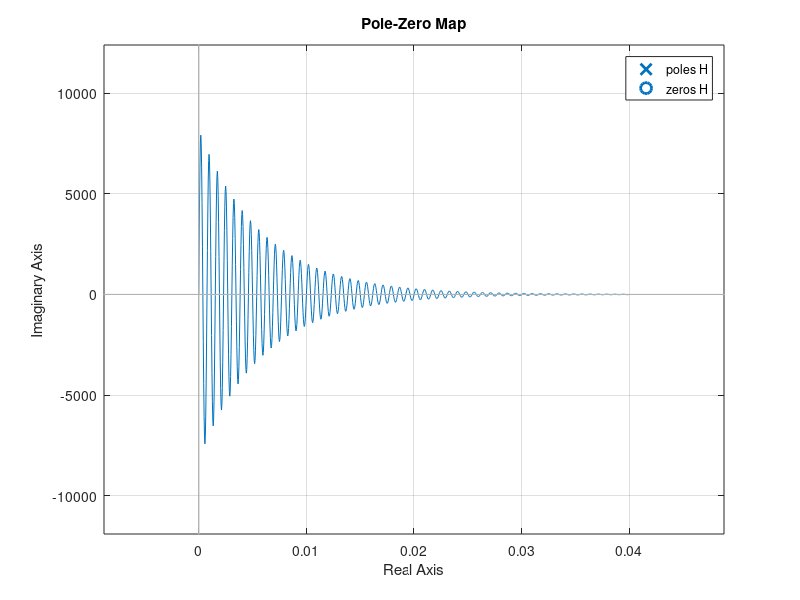
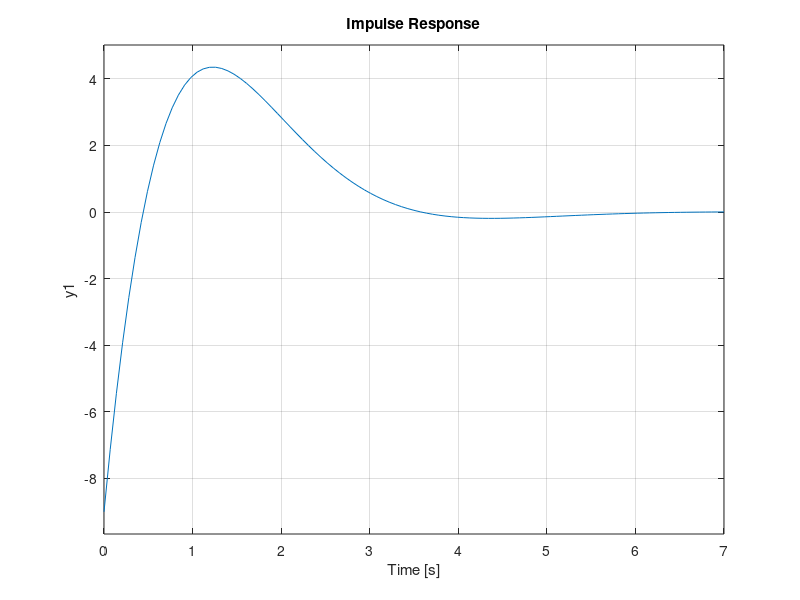
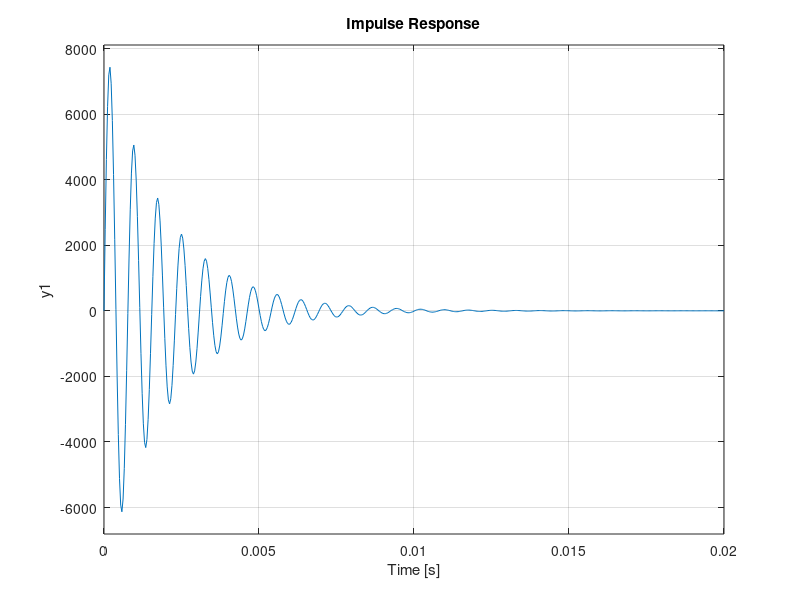
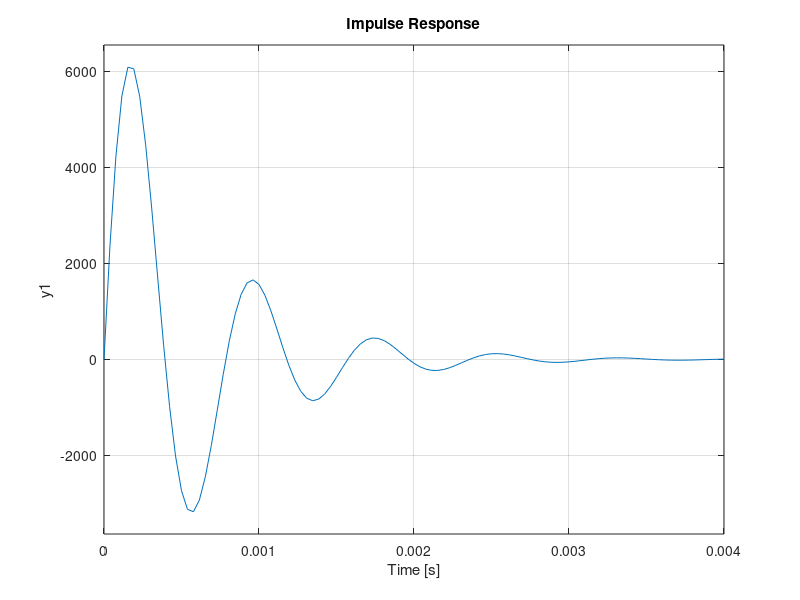

MATLAB code to generate these figures, in order:
%% Exercise 1
H = tf([1 3],[1 4 3]);
[p,z] = pzmap(H);
figure(1);
pzmap(H);
figure(2);
impulse(H);
%% Exercise 2
H = tf([1 -7 12],[1 3 1 -5]);
[p,z] = pzmap(H);
figure(1);
pzmap(H);
figure(2);
impulse(H);
%% Exercise 3
H = tf([1 -10 21],[1 5 9 5 0]);
[p,z] = pzmap(H);
figure(1);
pzmap(H);
figure(2);
impulse(H);
%% Exercise 4 - stable
H = tf([1 1 1 1],[1 1 1 0]);
[p,z] = pzmap(H);
figure(1);
pzmap(H);
figure(2);
impulse(H);
%% Exercise 5 - asymptotically
H = tf([1 1 1 1],[1 1 1 1]);
[p,z] = pzmap(H);
figure(1);
pzmap(H);
figure(2);
impulse(H);
%% Exercise 6 - unstable
H = tf([1 1 1 1],[1 1 1 -1]);
[p,z] = pzmap(H);
figure(1);
pzmap(H);
figure(2);
impulse(H);
%% Exercise 8
R = 40;
L = 0.003;
C = 0.000005
H = tf([1/(L*C)],[1 R/L 1/(L*C)]);
figure(1);
impulse(H);
figure(2);
step(H);

% Exercise 9
[p,z] = pzmap(H);
figure(3);
pzmap(H);

%% Exercise 10
R = 1;
L = 0.003;
C = 0.000005
H = tf([1/(L*C)],[1 R/L 1/(L*C)]);
figure(1);
impulse(H);
R = 2;
L = 0.003;
C = 0.000005
H = tf([1/(L*C)],[1 R/L 1/(L*C)]);
figure(2);
impulse(H);
R = 3;
L = 0.003;
C = 0.000005
H = tf([1/(L*C)],[1 R/L 1/(L*C)]);
figure(3);
impulse(H);
R = 10;
L = 0.003;
C = 0.000005
H = tf([1/(L*C)],[1 R/L 1/(L*C)]);
figure(4);
impulse(H);

%% Exercise 11
H = tf([1 -7 12],[1 1 0 -2]);
[p,z] = pzmap(H);
figure(1);
pzmap(H);

%% Exercise 13
H = tf([1 -7 12],[1 2 2]);
[p,z] = pzmap(H);
figure(1);
pzmap(H);
figure(2);
impulse(H);